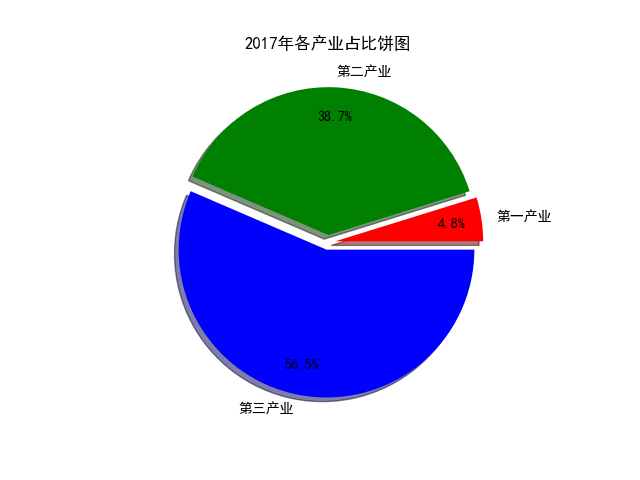

Here is the Python script that generated this plot:
import numpy as np
import matplotlib.pyplot as plt
plt.rcParams['font.sans-serif'] = 'simhei' #用来正常显示中文标签
plt.rcParams['axes.unicode_minus'] = False #设置正常显示字符
data = np.load('gdp.npz',allow_pickle=True) #读取文件
values = data['values']
label = ['第一产业', '第二产业', '第三产业'] #定义饼状图的标签
explode = [0.05,0.05,0.05] #设置间隔
plt.pie(values[-1,3:6],labels=label,explode=explode,autopct='%.1f%%',
        shadow = True,pctdistance=0.8,colors=['#FF0000','#008000','#0000FF'])
#autopct，圆里面的文本格式
#shadow，饼是否有阴影
#pctdistance，百分比的text离圆心的距离
plt.title('2017年各产业占比饼图')
plt.savefig('bing.png')
plt.show()
